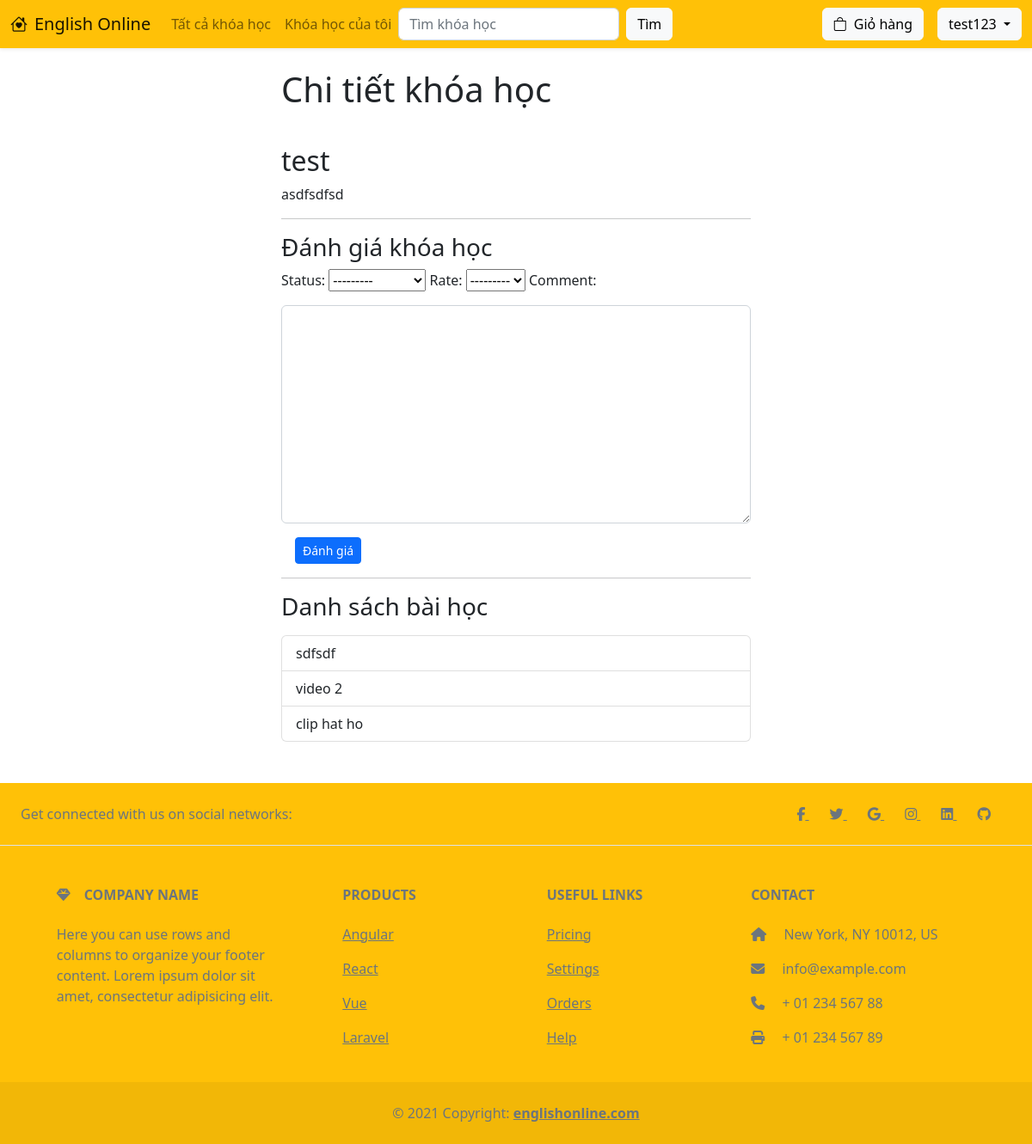
/my-course-detail/23/ (signed in), run on an earlier commit of the app's database.
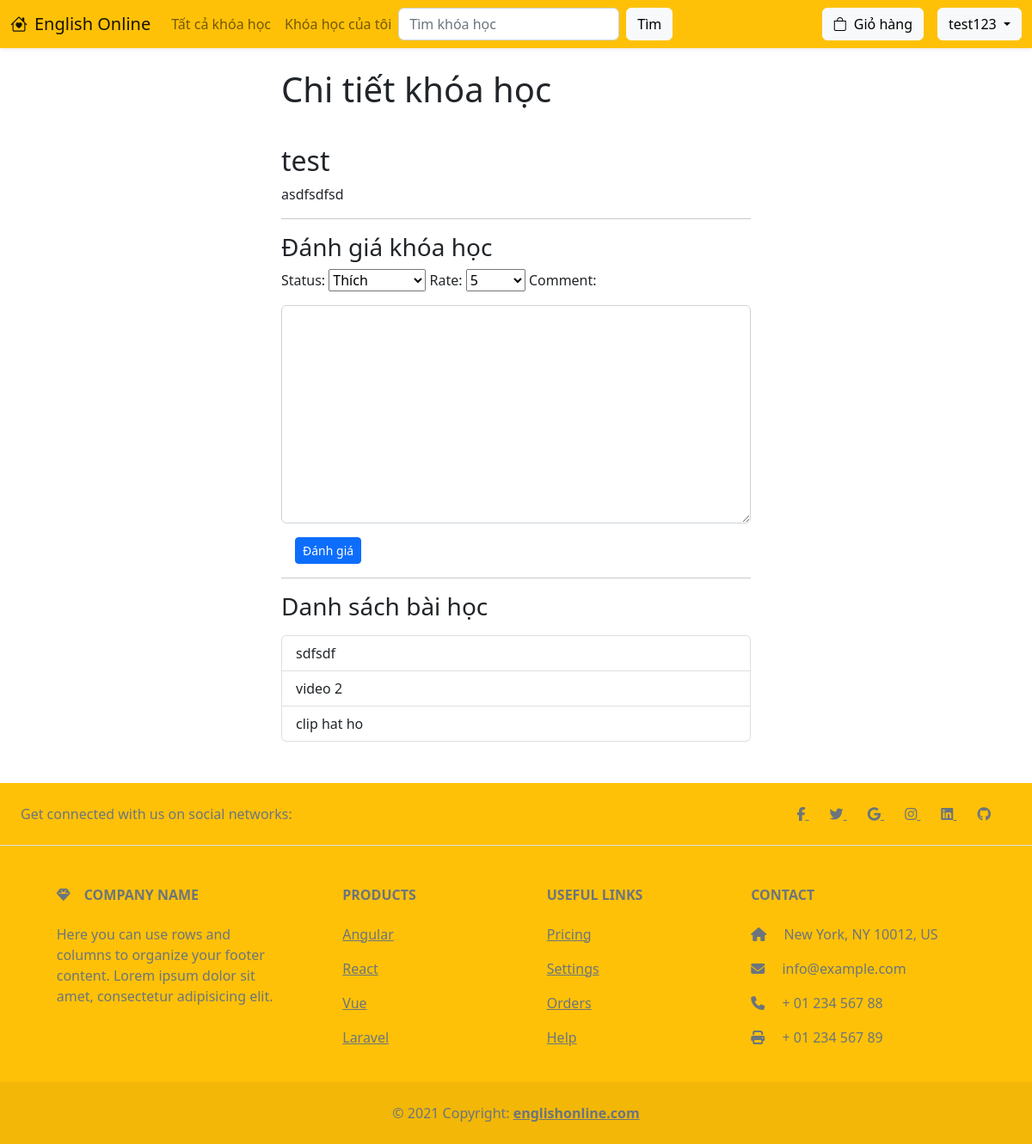
And on a later commit of the database.
### CM/models.py (models this page shows)
class CourseReaction(models.Model):
    user = models.ForeignKey(User, on_delete=models.CASCADE)
    course = models.ForeignKey(Course, on_delete=models.CASCADE)
    time_added = models.TimeField(auto_now=True)
    STATUS_CHOICES = [
    ('like','Thích'),
    ('dislike', 'Không thích')
    ]
    RATE_CHOICES = [
        (1,1),
        (2,2),
        (3,3),
        (4,4),
        (5,5)
    ]
    status = models.CharField(max_length=10,choices=STATUS_CHOICES)
    rate = models.IntegerField(choices=RATE_CHOICES)

### CM/views.py (the view)
# urls.py: path('my-course-detail/<int:id>/', views.my_course_detail, name='my_course_detail'),
@login_required
def my_course_detail(request, id):
    course = get_object_or_404(UserCourse, pk=id)
    videos = Video.objects.filter(courses=course.course)
    course_reaction = CourseReaction.objects.filter(course=course.course, user=request.user)
    if request.method == "POST":
        comment_form = CourseCommentForm(request.POST)
        if course_reaction:
            form = CourseReactionForm(request.POST, instance=course_reaction[0])
        else:
            form = CourseReactionForm(request.POST)
        if form.is_valid() and comment_form.is_valid() :
            form.save()
            comment_form.save()
            return redirect('course_detail', course.course.id)
    else:
        comment_form = CourseCommentForm(
            initial={
                'user': request.user,
                'course': course.course.id
            }
        )
        if course_reaction:
            form = CourseReactionForm(instance=course_reaction[0])
        else:
            form = CourseReactionForm(
                initial={
                    'user': request.user,
                    'course': course.course.id,
                }
            )
    context = {
        'course': course,
        'videos': videos,
        'form': form,
        'comment_form': comment_form
    }
    return render(request, 'my-course-detail.html', context)

### CM/forms.py
class CourseReactionForm(ModelForm):
	class Meta:
		model = CourseReaction
		fields = ['user','course','status', 'rate']
		widgets = {
			'user': forms.HiddenInput(),
			'course': forms.HiddenInput(),
		}

class CourseCommentForm(ModelForm):
	class Meta:
		model = CourseComment
		fields = ['user', 'course', 'comment']
		widgets = {
			'user': forms.HiddenInput(),
			'course': forms.HiddenInput(),
			'comment': forms.Textarea(attrs={'class': 'form-control my-3'})
		}

### CM/templates/my-course-detail.html (shortened to what this page needs)
{% extends 'base.html' %}
{% block content %}
<div class="container">
    <div class="row justify-content-center">
        <div class="col-lg-6 col-md-8 col-12">
            <h1 class="mb-3">Chi tiết khóa học</h1>
            <h2>{{ course.course.title }}</h2>
            <p>{{ course.course.descreption }}</p>
            <hr>
            <h3>Đánh giá khóa học</h3>
            <form action="" method="post">
                {{form}}
                {{ comment_form }}
                <button class="btn btn-primary btn-sm ms-3" type="submit">Đánh giá</button>
            </form>
            <hr>
            <h3 class="mb-3">Danh sách bài học</h3>
            <ul class="list-group">
                {% for video in videos %}
                <a href="{% url 'video' video.id %}" class="list-group-item list-group-item-action">{{ video.title }}</a>
                {% endfor %}
            </ul>
        </div>
    </div>
</div>
{% endblock %}

What changed in the data, as far as the page shows it:
added CourseReaction: status "Thích", rate "5"
Also different on the page:
form field status: "---------" → (not shown)
form field rate: "---------" → (not shown)
